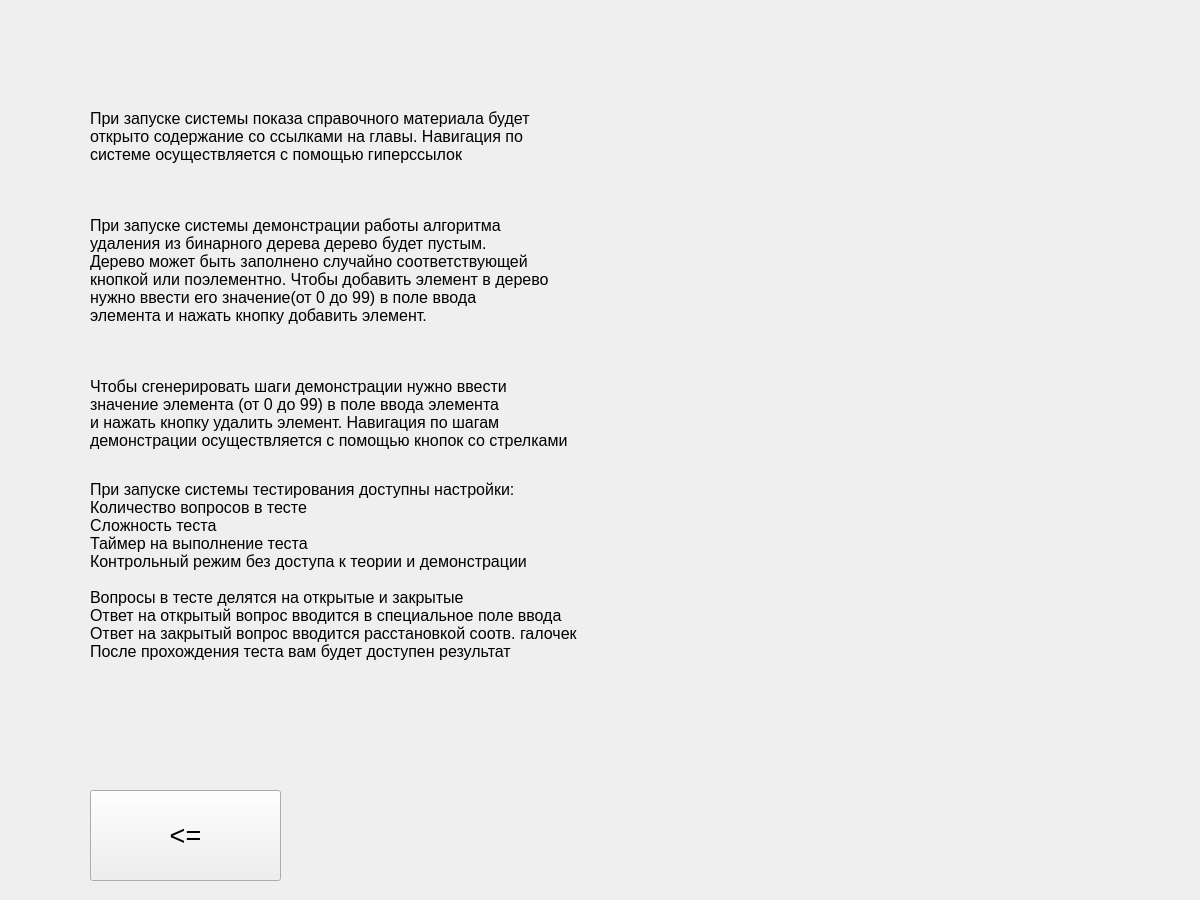
<?xml version="1.0" encoding="UTF-8"?>
<ui version="4.0">
 <class>Help</class>
 <widget class="QWidget" name="Help">
  <property name="geometry">
   <rect>
    <x>0</x>
    <y>0</y>
    <width>1200</width>
    <height>900</height>
   </rect>
  </property>
  <property name="windowTitle">
   <string>Help</string>
  </property>
  <widget class="QPushButton" name="menuButton_2">
   <property name="geometry">
    <rect>
     <x>90</x>
     <y>790</y>
     <width>191</width>
     <height>91</height>
    </rect>
   </property>
   <property name="font">
    <font>
     <pointsize>20</pointsize>
    </font>
   </property>
   <property name="text">
    <string>&lt;=</string>
   </property>
  </widget>
  <widget class="QLabel" name="label">
   <property name="geometry">
    <rect>
     <x>90</x>
     <y>20</y>
     <width>831</width>
     <height>731</height>
    </rect>
   </property>
   <property name="text">
    <string>&lt;html&gt;&lt;head/&gt;&lt;body&gt;&lt;p align=&quot;justify&quot;&gt;&lt;span style=&quot; font-size:12pt;&quot;&gt;При запуске системы показа справочного материала будет &lt;br/&gt;открыто содержание со ссылками на главы. Навигация по &lt;br/&gt;системе осуществляется с помощью гиперссылок&lt;/span&gt;&lt;/p&gt;&lt;p align=&quot;justify&quot;&gt;&lt;br/&gt;&lt;/p&gt;&lt;p align=&quot;justify&quot;&gt;&lt;span style=&quot; font-size:12pt;&quot;&gt;При запуске системы демонстрации работы алгоритма &lt;br/&gt;удаления из бинарного дерева дерево будет пустым. &lt;br/&gt;Дерево может быть заполнено случайно соответствующей &lt;br/&gt;кнопкой или поэлементно. Чтобы добавить элемент в дерево &lt;br/&gt;нужно ввести его значение(от 0 до 99) в поле ввода &lt;br/&gt;элемента и нажать кнопку добавить элемент.&lt;/span&gt;&lt;/p&gt;&lt;p align=&quot;justify&quot;&gt;&lt;br/&gt;&lt;/p&gt;&lt;p align=&quot;justify&quot;&gt;&lt;span style=&quot; font-size:12pt;&quot;&gt;Чтобы сгенерировать шаги демонстрации нужно ввести&lt;br/&gt;значение элемента (от 0 до 99) в поле ввода элемента &lt;br/&gt;и нажать кнопку удалить элемент. Навигация по шагам&lt;br/&gt;демонстрации осуществляется с помощью кнопок со стрелками &lt;/span&gt;&lt;/p&gt;&lt;p align=&quot;justify&quot;&gt;&lt;span style=&quot; font-size:12pt;&quot;&gt;&lt;br/&gt;При запуске системы тестирования доступны настройки:&lt;br/&gt;Количество вопросов в тесте&lt;br/&gt;Сложность теста&lt;br/&gt;Таймер на выполнение теста&lt;br/&gt;Контрольный режим без доступа к теории и демонстрации&lt;br/&gt;&lt;br/&gt;Вопросы в тесте делятся на открытые и закрытые&lt;br/&gt;Ответ на открытый вопрос вводится в специальное поле ввода&lt;br/&gt;Ответ на закрытый вопрос вводится расстановкой соотв. галочек&lt;br/&gt;После прохождения теста вам будет доступен результат&lt;/span&gt;&lt;/p&gt;&lt;/body&gt;&lt;/html&gt;</string>
   </property>
  </widget>
 </widget>
 <layoutdefault spacing="6" margin="11"/>
 <resources/>
 <connections/>
</ui>
